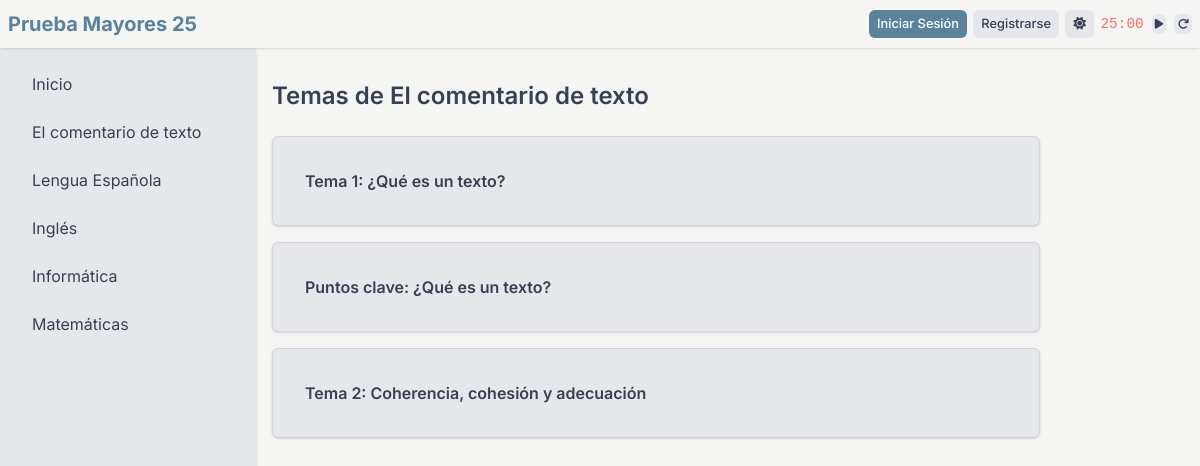
The page /asignatura/1/temas on the database its author committed.
### tables this page shows
CREATE TABLE asignaturas (
                id INTEGER PRIMARY KEY AUTOINCREMENT,
                nombre TEXT NOT NULL UNIQUE,
                descripcion TEXT
            );

CREATE TABLE temas (
                id INTEGER PRIMARY KEY AUTOINCREMENT,
                asignatura_id INTEGER,
                usuario_id INTEGER,
                titulo TEXT NOT NULL,
                contenido TEXT NOT NULL,
                es_fijo INTEGER NOT NULL DEFAULT 0,
                UNIQUE(asignatura_id, titulo),
                FOREIGN KEY (asignatura_id) REFERENCES asignaturas(id),
                FOREIGN KEY (usuario_id) REFERENCES usuarios(id)
            );

### app.py (the view)
@app.route("/asignatura/<int:asignatura_id>/temas")
def mostrar_temas(asignatura_id):
    with closing(get_db_connection()) as conn:
        asignatura_row = conn.execute(
            "SELECT id, nombre FROM asignaturas WHERE id = ?", (asignatura_id,)
        ).fetchone()
        if not asignatura_row:
            return redirect(url_for("index"))
        asignatura = dict(asignatura_row)
        temas = [
            dict(row)
            for row in conn.execute(
                "SELECT id, titulo, contenido, usuario_id, es_fijo FROM temas WHERE asignatura_id = ? ORDER BY id ASC",
                (asignatura_id,),
            ).fetchall()
        ]
    return render_template(
        "temas.html",
        asignatura=asignatura,
        temas=temas,
        asignaturas=fetch_asignaturas(),
        navbar_data=get_navbar_data(),
    )

### app.py (called while the page is built)
def fetch_asignaturas():
    with closing(get_db_connection()) as conn:
        return [
            dict(row)
            for row in conn.execute(
                "SELECT id, nombre, descripcion FROM asignaturas"
            ).fetchall()
        ]

def get_navbar_data():
    return {
        "is_authenticated": current_user.is_authenticated,
        "username": current_user.username if current_user.is_authenticated else None,
        "dark_mode": session.get("dark_mode", False),
    }

### init_db.py (called while the page is built)
def get_db_connection():
    db_path = os.path.join(current_app.root_path, "instance", "database.db")
    conn = sqlite3.connect(db_path, check_same_thread=False)
    conn.row_factory = sqlite3.Row
    return conn

### templates/temas.html (shortened to what this page needs)
<!DOCTYPE html>
<html lang="es" data-theme="{{ 'dark' if navbar_data.dark_mode else 'light' }}">
<head>
    <link rel="stylesheet" href="https://cdnjs.cloudflare.com/ajax/libs/font-awesome/6.5.1/css/all.min.css">
    <script src="https://cdn.tailwindcss.com"></script>
    <link rel="stylesheet" href="{{ url_for('static', filename='css/style.css') }}">
</head>
<body>
    {% include '_navbar.html' %}
    {% include '_sidebar.html' %}
    <main class="content">
        <div class="flex justify-between items-center mb-6">
            <h1 class="text-2xl font-semibold">Temas de {{ asignatura['nombre'] }}</h1>
        </div>
        {% if temas %}
        <div class="space-y-4 max-w-3xl">
            {% for tema in temas %}
            {% include '_tema_item.html' %}
            {% endfor %}
        </div>
        {% else %}
        <div class="card">
            <p class="text-sm">No hay temas disponibles.</p>
        </div>
        {% endif %}
    </main>
</body>
</html>

### templates/_sidebar.html
<aside class="sidebar">
    <ul>
        <li><a href="{{ url_for('index') }}">Inicio</a></li>
        {% for asignatura in asignaturas %}
        <li><a href="{{ url_for('mostrar_asignatura', asignatura_id=asignatura['id']) }}">{{ asignatura['nombre'] }}</a>
        </li>
        {% endfor %}
    </ul>
</aside>

### templates/_tema_item.html (shortened to what this page needs)
<div class="card">
    {% set tema_id = 'tema-' ~ tema['id'] %}
    <button
        class="w-full text-left p-4 font-semibold bg-[var(--secondary-bg)] rounded-t-md hover:bg-[var(--accent)] hover:text-white transition-colors duration-200"
        onclick="toggleTema(this.nextElementSibling, '{{ tema_id }}')">
        {{ tema['titulo'] }}
    </button>
</div>

### static/css/style.css (style rules this page uses)
:root { --primary-bg: #f5f5f4; --primary-text: #374151; --secondary-bg: #e5e7eb; --accent: #5a829b; --accent-hover: #456e87; --border: #d1d5db; --shadow: rgba(0, 0, 0, 0.1); --work-color: #ff6f61; --rest-color: #4caf50; }
body { font-family: Inter, sans-serif; background-color: var(--primary-bg); color: var(--primary-text); transition: background-color 0.3s ease, color 0.3s ease; margin: 0; padding: 0; }
.sidebar { position: fixed; top: 3rem; left: 0; width: 16rem; height: calc(100vh - 3rem); background-color: var(--secondary-bg); box-shadow: 0 4px 6px -1px var(--shadow), 0 2px 4px -1px var(--shadow); transform: translateX(-100%); transition: transform 0.3s ease-in-out; }
.sidebar ul { padding: 1rem; display: flex; flex-direction: column; gap: 0.5rem; list-style: none; margin: 0; }
.sidebar li a { display: block; padding: 0.5rem 1rem; border-radius: 0.375rem; color: var(--primary-text); text-decoration: none; transition: background-color 0.2s ease-in-out, color 0.2s ease-in-out; }
.content { padding-top: 5rem; padding-left: 1rem; padding-right: 1rem; min-height: 100vh; transition: margin-left 0.3s ease-in-out; box-sizing: border-box; }
@media (min-width: 769px) { .content { margin-left: 16rem; } }
@media (min-width: 769px) { .sidebar { transform: translateX(0); } }
.card { background-color: var(--secondary-bg); padding: 1rem; border-radius: 0.375rem; box-shadow: 0 1px 3px 0 var(--shadow), 0 1px 2px -1px var(--shadow); border: 1px solid var(--border); }
p, li { line-height: 1.5 !important; }

### rows shown on the page
asignaturas: nombre "El comentario de texto"
asignaturas: nombre "Lengua Española"
asignaturas: nombre "Inglés"
asignaturas: nombre "Informática"
asignaturas: nombre "Matemáticas"
temas: titulo "Tema 1: ¿Qué es un texto?"
temas: titulo "Puntos clave: ¿Qué es un texto?"
temas: titulo "Tema 2: Coherencia, cohesión y adecuación"
